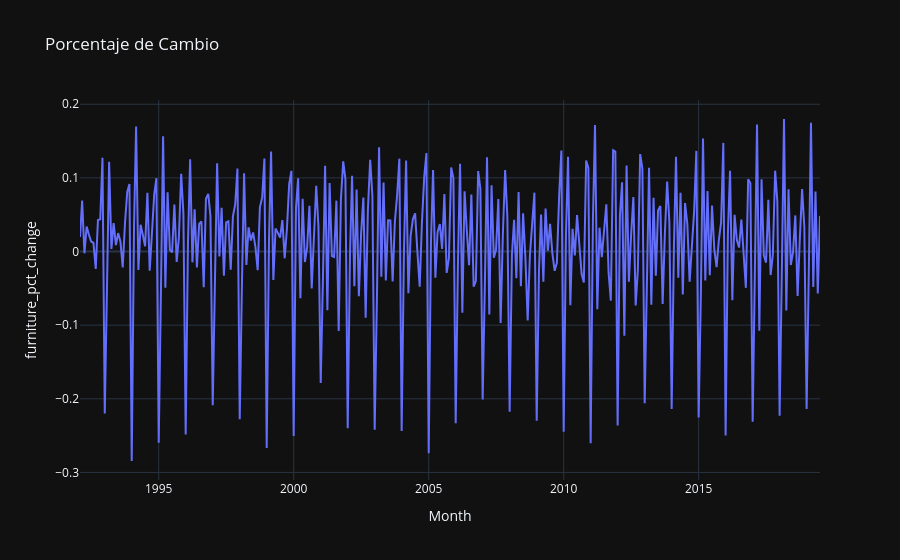

The notebook cell this image was saved under:
### Code cell
fig = px.line(df5, x="Month", y="furniture_pct_change",template = "plotly_dark",
              title="Porcentaje de Cambio")
fig.show()

### Figure 1 — Plotly figure (JSON) as saved in the notebook; plotly's stock layout.template omitted (floating-point values rounded to 4 significant figures; data arrays with more than 128 entries replaced by an {"elided": "..."} marker saying what was removed)
{"data": [{"hovertemplate": "Month=%{x}<br>furniture_pct_change=%{y}<extra></extra>", "legendgroup": "", "line": {"color": "#636efa", "dash": "solid"}, "marker": {"symbol": "circle"}, "mode": "lines", "name": "", "orientation": "v", "showlegend": false, "type": "scatter", "x": {"elided": "330 str values"}, "xaxis": "x", "y": {"elided": "330 float values"}, "yaxis": "y"}], "layout": {"legend": {"tracegroupgap": 0}, "title": {"text": "Porcentaje de Cambio"}, "xaxis": {"anchor": "y", "domain": [0, 1], "title": {"text": "Month"}}, "yaxis": {"anchor": "x", "domain": [0, 1], "title": {"text": "furniture_pct_change"}}}}
